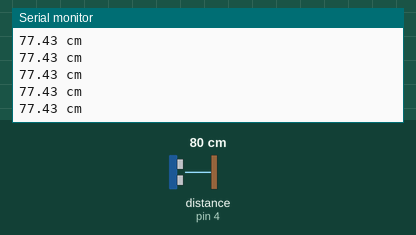
This sketch was run on a simulated Arduino Uno, built with avr-gcc and run on an emulated ATmega328P. On the bench: the last lines printed to the serial monitor. Wiring (inferred from the names in the program): ultrasonic range finder: trigger pin 5; echo pin 4. The test bench sets the inputs (shaded band); at power-on: distance to the obstacle (sensor on pin 4) 80 cm. The echo pulse lasts 58.3 µs per cm.

Above: at 1.2 s.
1.3 s: distance to the obstacle (sensor on pin 4) set to 120 cm
At 1.49 s:
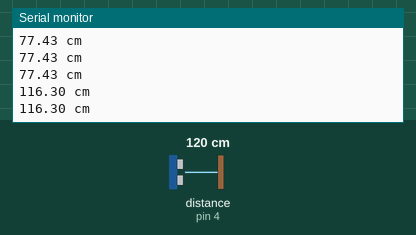
4.3 s: distance to the obstacle (sensor on pin 4) set to 2 cm
At 4.3 s:
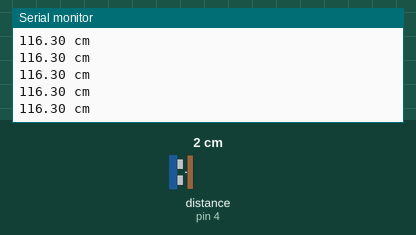
Timing chart, 0 to 7.3 s (numbered marks = the images above; inputs shaded):
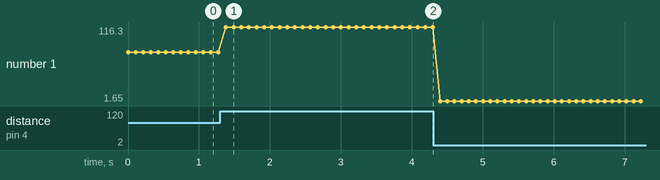

Measured:
- after the input at 1.3 s, the serial monitor: prints a new line after 0.08 s (image 1)
- plotted number 1: 77.43 → 116.3 after the input at 1.3 s, 116.3 → 1.65 after the input at 4.3 s

The sketch:

jikken_dis.ino
```cpp
int echo=4; // センサからの入力（4番）
int trig=5; // センサへの出力（5番）
int time = 0; // 往復時間
void setup(){
Serial.begin(9600);
pinMode(echo, INPUT);
pinMode(trig, OUTPUT);
}

void loop(){
digitalWrite(trig, LOW);
delayMicroseconds(2);
digitalWrite(trig, HIGH); // 超音波を出す
delayMicroseconds(10);
digitalWrite(trig, LOW);
time = pulseIn(echo, HIGH); // 往復時間計測
Serial.print(double(time)/60); // 時間を表示
Serial.println(" cm");
delay(100);
}
```
